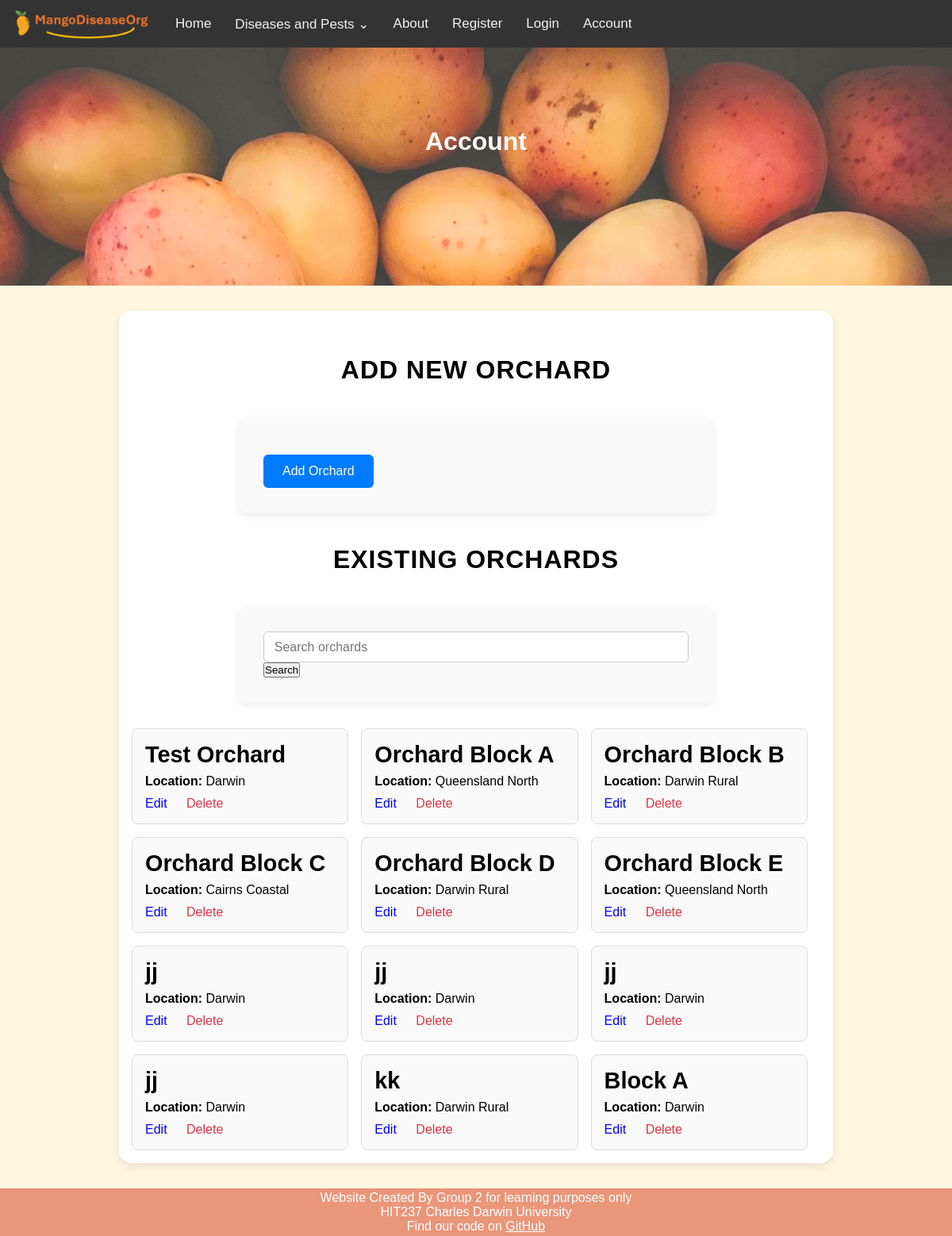
Before: /orchards/ with the older database file.
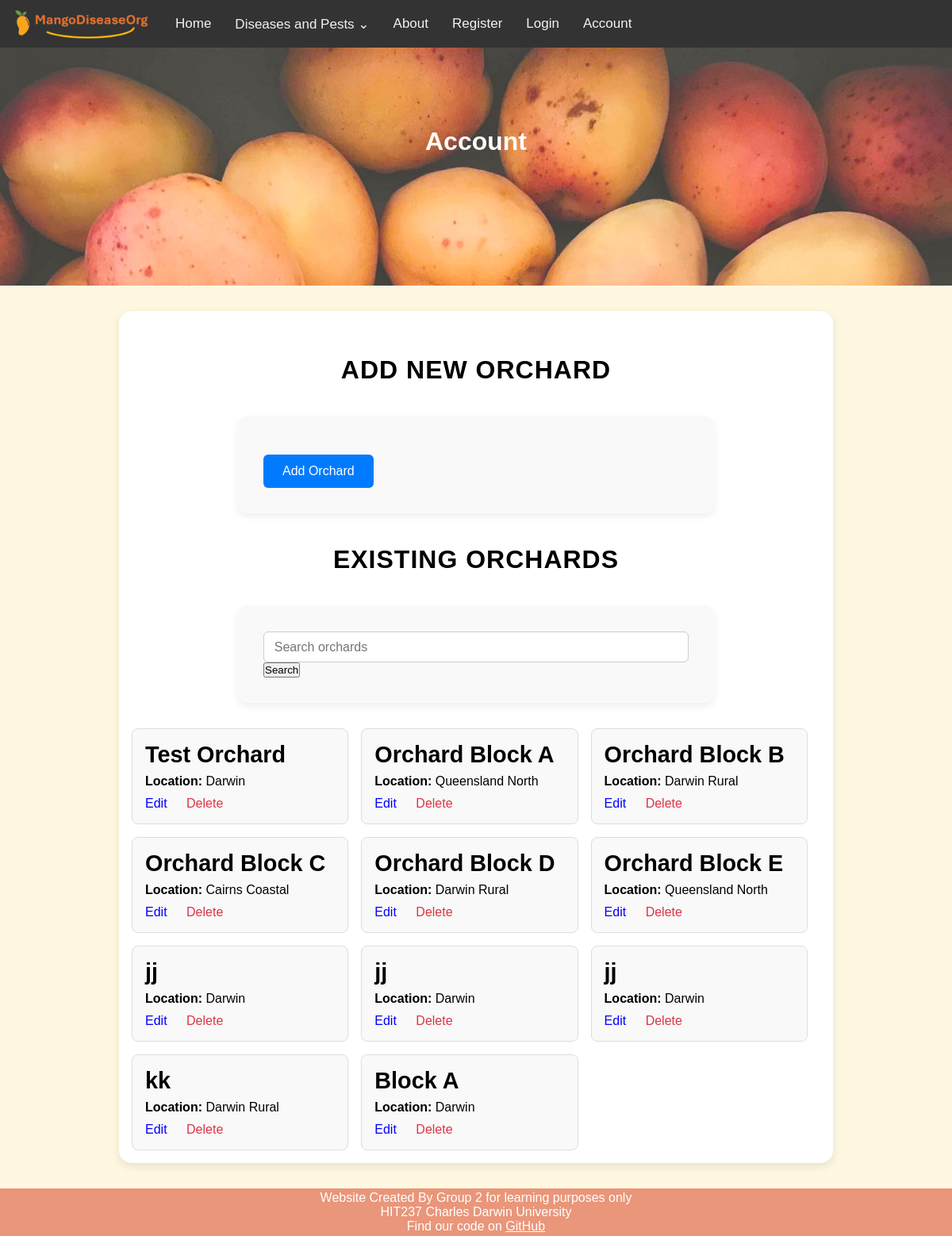
After: the same page with the newer database file.
### mango_disease_app/models.py (models this page shows, shortened)
class Orchard(models.Model):
    orchardName = models.CharField(max_length=255)
    noTreesRow = models.IntegerField()
    noTreesColumn = models.IntegerField()
    area = models.IntegerField(validators=[validators.MinValueValidator(0)])
    variety = models.ForeignKey(
        Variety,
        on_delete=models.PROTECT
    )
    location = models.ForeignKey(
        Location,
        on_delete=models.PROTECT
    )
    user = models.ForeignKey(
        User,
        on_delete=models.CASCADE,  # If a user is deleted, delete the orchard too
    )

class Location(models.Model):
    HEMISPHERES = [
        ('north', 'Northern'),
        ('south', 'Southern'),
    ]
    locationName = models.CharField(max_length=255)
    hemisphere = models.CharField(choices=HEMISPHERES, max_length=5, default='south')
    def __str__(self):
        return self.locationName

### mango_disease_app/views.py (the view)
# urls.py: path('orchards/', views.orchard_list, name='orchard_list'),
def orchard_list(request):
    search_query = request.GET.get('search', '')
    orchards = Orchard.objects.all()
    if search_query:
        orchards = orchards.filter(orchardName__icontains=search_query)
    return render(request, 'mango_disease_app/build.html', {'orchards': orchards, 'search_query': search_query})

### mango_disease_app/context_processors.py (called while the page is built)
def disease_menu(request):
    return {'navs': Disease.objects.all()}

### mango_disease_app/templates/mango_disease_app/build.html (shortened to what this page needs)
{% extends 'mango_disease_app/base.html' %}
{% block page_header %}Account{% endblock %}
{% load static %}
{% block content %}
<h2>Add New Orchard</h2>
<form action="{% url 'add_orchard' %}" method="post" novalidate>
    <input type="submit" value="Add Orchard">
</form>
<h2>Existing Orchards</h2>
<form method="GET" action="{% url 'orchard_list' %}">
    <input type="text" name="search" placeholder="Search orchards" value="{{ search_query }}">
    <button type="submit" class="btn btn-primary">Search</button>
</form>
{% if orchards %}
<div class="orchard-grid">
    {% for orchard in orchards %}
        <div class="orchard-card">
            <h3 class="orchard-name">{{ orchard.orchardName }}</h3>
            <p><strong>Location:</strong> {{ orchard.location }}</p>
            <div class="card-actions">
                <a href="{% url 'edit_orchard' orchard.id %}" class="action-link">Edit</a>
                <a href="{% url 'delete_orchard' orchard.id %}" class="action-link delete-link" onclick="return confirm('Delete this orchard?');">Delete</a>
            </div>
        </div>
    {% endfor %}
</div>
{% else %}
    <p>No orchards added yet.</p>
{% endif %}
{% endblock %}

Changed rows visible on the page:
removed Orchard: orchardName "jj", location "Darwin"
